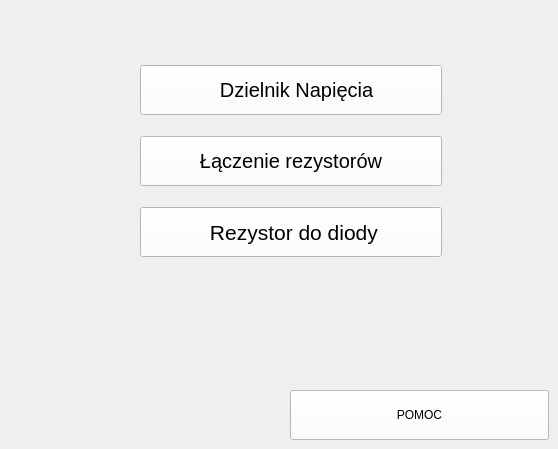
      <widget class="QWidget" name="Menu">
       <widget class="QWidget" name="gridLayoutWidget_2">
        <property name="geometry">
         <rect>
          <x>140</x>
          <y>50</y>
          <width>302</width>
          <height>223</height>
         </rect>
        </property>
        <layout class="QGridLayout" name="gridLayout_3">
         <item row="1" column="0">
          <widget class="QPushButton" name="laczenieButton">
           <property name="minimumSize">
            <size>
             <width>0</width>
             <height>50</height>
            </size>
           </property>
           <property name="font">
            <font>
             <pointsize>15</pointsize>
            </font>
           </property>
           <property name="styleSheet">
            <string notr="true">background-color: rgb(255, 255, 255)</string>
           </property>
           <property name="text">
            <string>Łączenie rezystorów</string>
           </property>
           <property name="icon">
            <iconset resource="image.qrc">
             <normaloff>:/image/laczenieRezystorow.jpg</normaloff>:/image/laczenieRezystorow.jpg</iconset>
           </property>
           <property name="iconSize">
            <size>
             <width>45</width>
             <height>45</height>
            </size>
           </property>
          </widget>
         </item>
         <item row="2" column="0">
          <widget class="QPushButton" name="MocButton">
           <property name="minimumSize">
            <size>
             <width>0</width>
             <height>50</height>
            </size>
           </property>
           <property name="font">
            <font>
             <pointsize>16</pointsize>
            </font>
           </property>
           <property name="styleSheet">
            <string notr="true">background-color: rgb(255, 255, 255)</string>
           </property>
           <property name="text">
            <string> Rezystor do diody</string>
           </property>
           <property name="icon">
            <iconset resource="image.qrc">
             <normaloff>:/image/diodaObraz.jpg</normaloff>:/image/diodaObraz.jpg</iconset>
           </property>
           <property name="iconSize">
            <size>
             <width>45</width>
             <height>45</height>
            </size>
           </property>
          </widget>
         </item>
         <item row="0" column="0">
          <widget class="QPushButton" name="DzielnikNapiecia">
           <property name="minimumSize">
            <size>
             <width>0</width>
             <height>50</height>
            </size>
           </property>
           <property name="font">
            <font>
             <pointsize>15</pointsize>
            </font>
           </property>
           <property name="autoFillBackground">
            <bool>false</bool>
           </property>
           <property name="styleSheet">
            <string notr="true">background-color: rgb(255, 255, 255)</string>
           </property>
           <property name="text">
            <string>  Dzielnik Napięcia</string>
           </property>
           <property name="icon">
            <iconset resource="image.qrc">
             <normaloff>:/image/dzielnikobraz.jpg</normaloff>:/image/dzielnikobraz.jpg</iconset>
           </property>
           <property name="iconSize">
            <size>
             <width>50</width>
             <height>50</height>
            </size>
           </property>
          </widget>
         </item>
        </layout>
       </widget>
       <widget class="QPushButton" name="PomocButton">
        <property name="geometry">
         <rect>
          <x>290</x>
          <y>390</y>
          <width>259</width>
          <height>50</height>
         </rect>
        </property>
        <property name="minimumSize">
         <size>
          <width>0</width>
          <height>50</height>
         </size>
        </property>
        <property name="styleSheet">
         <string notr="true">background-color: rgb(255, 255, 255)</string>
        </property>
        <property name="text">
         <string>POMOC</string>
        </property>
       </widget>
      </widget>
